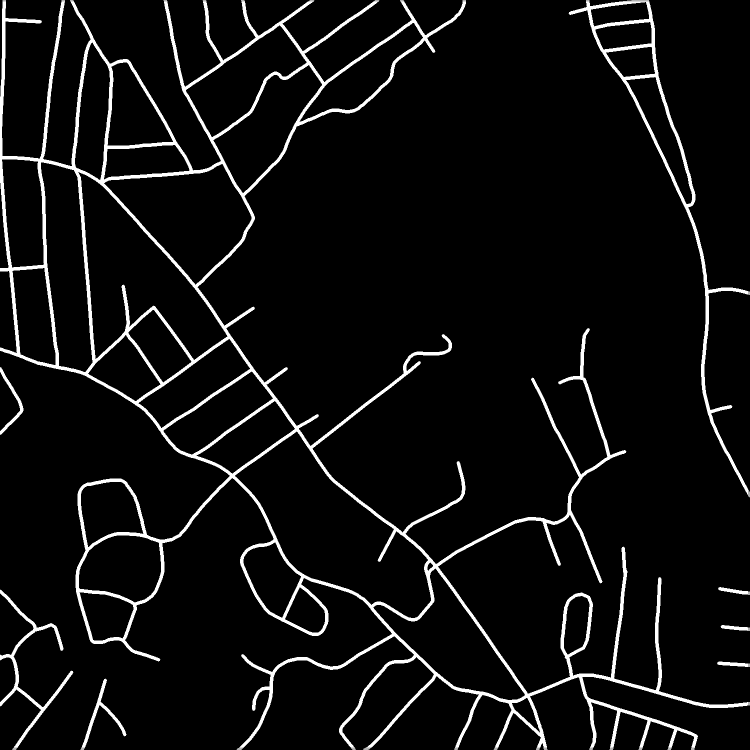
#> input picture 17878885_15.tiff, 1500 x 1500 px (shown at 1/2 size)
$ python ShortestRoute.py
#> lines starting #> are read from the running program, lines starting #| are printed output that depends on the picture; after the words box and inside, x2 and y2 are one past the last pixel; in counts of white or black regions, pixels touching at a corner belong together

import cv2
import numpy
from queue import Queue


img = cv2.imread("17878885_15.tiff") # example image
#> img is the input picture: shape (1500, 1500, 3); min 0, max 255, mean 15.8


img=cv2.cvtColor(img,cv2.COLOR_BGR2GRAY) # convert into gray scale
#> img: shape (1500, 1500)


for i in range(1500):
    for j in range(1500):
        if img[i][j]>0:
            img[i][j]=1
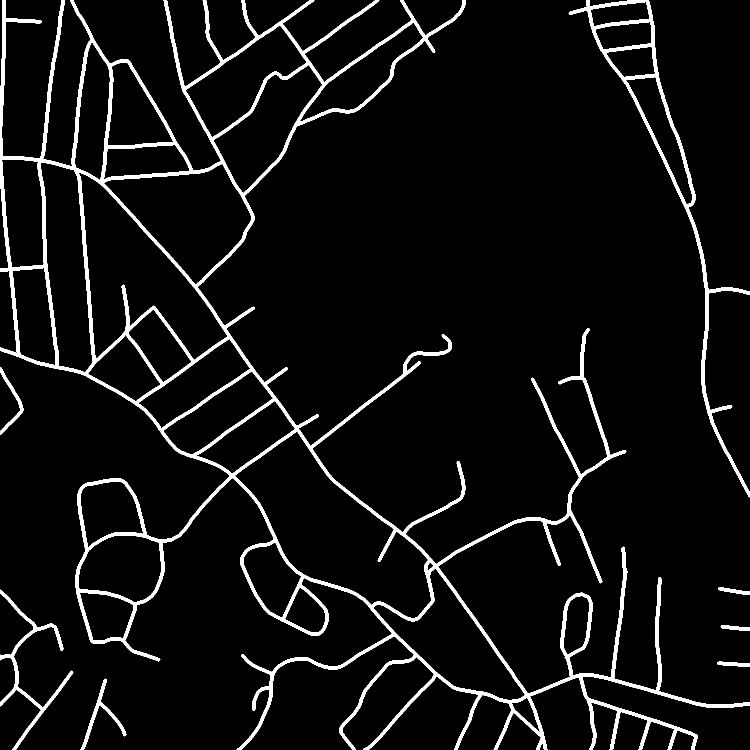
#> img: shape (1500, 1500) (shown at 1/2 size); values 0 (black) and 1 (white), 6.2% white; 8 white regions, largest, box (x1, y1, x2, y2) and area: (0, 0, 1500, 1500) 117835, (1137, 0, 1500, 995) 13654, (0, 1179, 147, 1500) 4289


def valid(i,j):
    if i<0 or j<0 or i>=1500 or j>=1500:
        return 0
    return 1


q = Queue()
INF=1000000001
st=[1133,872]
en=[666,253]
dx=[0,0,1,-1]
dy=[1,-1,0,0]
dis=[]
for i in range(1501):
    col=[]
    for j in range(1501):
        col.append(INF)
    dis.append(col)
path={}
q.put(st)
dis[st[0]][st[1]]=0


for i in range(1501):
    for j in range(1501):
        sit=str(i)+' '+str(j)
        path[sit]=sit


h=0
while q.empty()==False:
    x=q.get()
    for i in range(4):
        nx=x[0]+dx[i]
        ny=x[1]+dy[i]
        if valid(nx,ny):
            if dis[nx][ny]>dis[x[0]][x[1]]+1 and img[nx][ny]==1:
                dis[nx][ny]=dis[x[0]][x[1]]+1
                q.put([nx,ny])
                s1t=str(nx)+' '+str(ny)
                stt=str(x[0])+' '+str(x[1])
                path[s1t]=stt
                h+=1


dis[en[0]][en[1]]
s2t=str(en[0])+' '+str(en[1])


path[s2t]


path['667 253']


ans=[]
ans.append(en)
while path[s2t]!=s2t:
    s2t=path[s2t]
    inp = list(map(int, s2t.split()))
    ans.append(inp)


imgres = cv2.imread("img.tiff")
ans.reverse()
len(ans)


for i in range(len(ans)):
    cv2.circle(imgres,(ans[i][1],ans[i][0]),10,(255,0,0),cv2.FILLED)


cv2.imshow("final",imgres)
cv2.waitKey(0)
